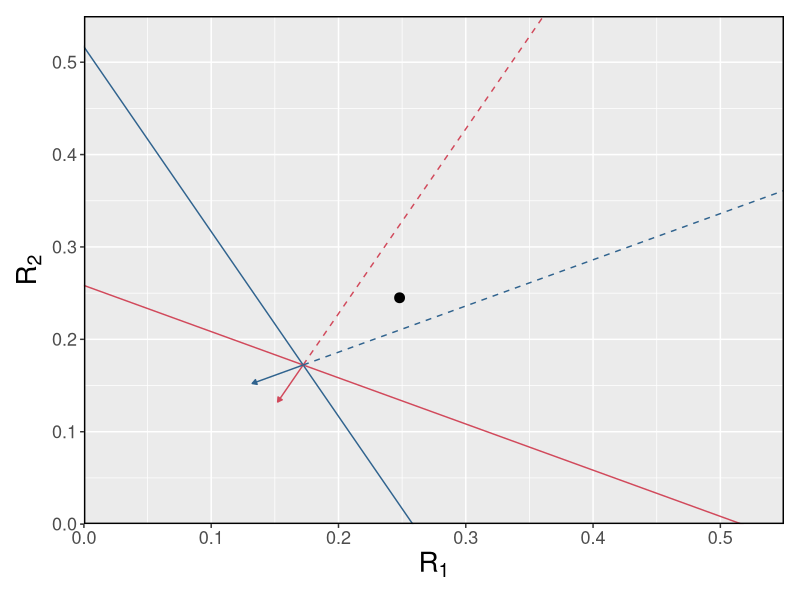

The R source for this figure:

#' ---
#' title: "Playing around with ZNGIs"
#' author: "Joey"
#' ---


#+
knitr::opts_chunk$set(echo = TRUE)
knitr::opts_chunk$set(message = FALSE)
knitr::opts_chunk$set(warning = FALSE)
knitr::opts_chunk$set(cache = TRUE)

#+ knitr::opts_chunk$set(message = FALSE)


library(tidyverse)
library(cowplot)

#' Setup Tilman's consumer resource model parameters 

D = 0.7
c11 = 2; c12 = 4; c21 = 4; c22 = 2 ### cij = per capita consumption of comsumer i on resource j
w11 = 2; w12 = 4; w21 = 4; w22 = 2 ## wij = weighting factor that converts availability of resource j into consumer Ni
k1 = 0.4; k2 = 0.4
r1 = 1; r2 = 1
T1 = 0.1; T2 = 0.1


#' Calculate slope and intercept for the ZNGI's (get this from equation S3 in Ke and Letten)
slope.1 <-  - (w11 / w12)
slope.2 <-  - (w21 / w22)
y.inter.1 <-  (D * (k1 - T1) + r1 * T1) / (w12 * (r1 - D))
y.inter.2 <-  (w21 / w22) * (D * (k2 - T2) + r2 * T2) / (w21 * (r2 - D))


#' Calculate equilibrium resource values (when the ZNGIs cross each other, i.e. such that equation S3.1 = S3.2)
B1 <-  y.inter.1
B2 <-  y.inter.2
Lamda.1 <-  (w11 / w12)
Lamda.2 <- (w21 / w22)
R1.star <-  (B1 - B2) / (Lamda.1 - Lamda.2)
R2.star <-  (B2 * Lamda.1 - B1 * Lamda.2) / (Lamda.1 - Lamda.2)  


#' Supply points
S1 <-  0.248; S2 <-  0.245

# plot settings
mylims.x <-  0.55
mylims.y <-  0.55


#' get all the parameters together
ZNGI.df <-  data.frame(blue = c(R1.star), red = c(R2.star))
params_df <- data.frame(c11, c21, c22, c12, R1.star, R2.star)


#' plot it!
ggplot(ZNGI.df, aes(x=blue, y=red)) +   
	geom_point(x = S1, y = S2, size = 3) +
	geom_abline(intercept = y.inter.1, slope = slope.1, col ='#d1495b', size = 0.5) + ## red species' ZNGI
	geom_abline(intercept = y.inter.2, slope = slope.2, col ='#30638e', size = 0.5) + ## blue species' ZNGI
	coord_cartesian(expand = 0, ylim=c(0, mylims.y), xlim = c(0, mylims.x)) +
	
	geom_segment(data = params_df, 
				 aes(x = R1.star, y = R2.star, xend = R1.star-c11/100, yend = R2.star-c12/100),
				 size = 0.5, 
				 col='#d1495b', 
				 arrow = arrow(type = "closed", length = unit(0.05, "inches"))) + 
	geom_segment(data = params_df, 
				 aes(x = R1.star, y = R2.star, xend = R1.star-c21/100, yend = R2.star-c22/100), 
				 size = 0.5, col='#30638e', 
				 arrow = arrow(type = "closed", length = unit(0.05, "inches"))) + 
	geom_segment(data = params_df, 
				 aes(x = R1.star, y = R2.star, xend = R1.star+c11, yend = R2.star+c12), 
				 size = 0.5, 
				 col='#d1495b', 
				 linetype = 2) + 
	geom_segment(data = params_df, 
				 aes(x = R1.star, y = R2.star, xend = R1.star+c21, yend = R2.star+c22), 
				 size = 0.5, 
				 col='#30638e', 
				 linetype = 2) + 
	xlab(expression(R[1])) + 
	ylab(expression(R[2])) +
	
	theme(legend.position = "none", 
		  plot.margin = unit(c(0.8,0.8,0.8,0.8), "lines"),
		  axis.text = element_text(size=13),
		  axis.title=element_text(size=20)) +
	panel_border(colour = "black")
